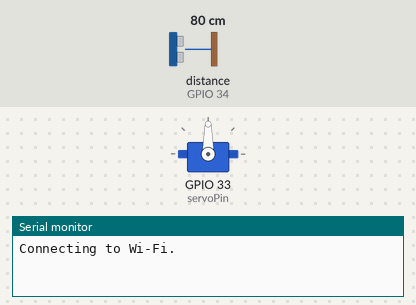
Recording of a sketch running on a simulated ESP32. Shown: servo, the last lines printed to the serial monitor. Wiring (inferred from the names in the program): ultrasonic range finder: trigger GPIO 32; echo GPIO 34. The test bench sets the inputs (shaded band); at power-on: distance to the obstacle (sensor on GPIO 34) 80 cm. The echo pulse lasts 58.3 µs per cm; WiFi joins after 1.5 s; servers stay silent unless stated.

Above: at 0.1 s.
At 2.6 s:
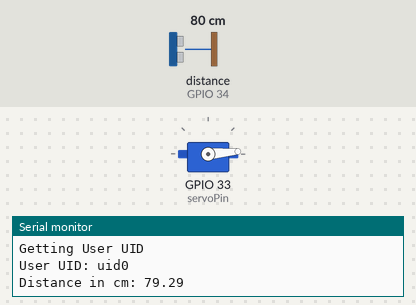
At 18.7 s:
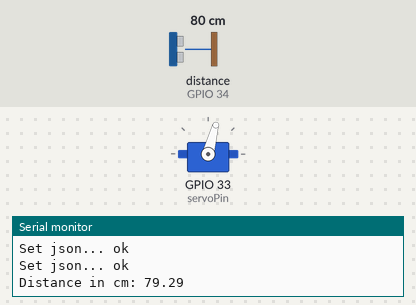
At 38.4 s:
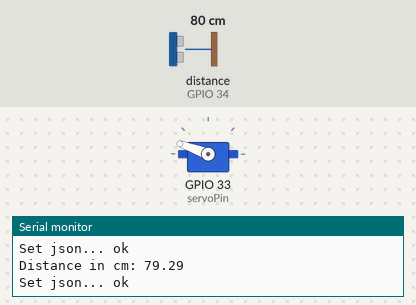
Timing chart, 0 to 40.0 s (numbered marks = the images above):
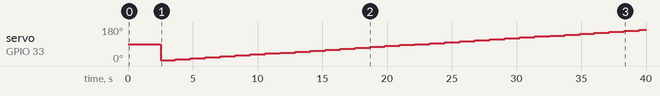

Measured:
- by itself, servo on GPIO 33 (servoPin): 90° → 5° at 2.5 s, → 10° 1.2 s later, → 15° 1.2 s later, → 20° 1.2 s later, … (33 changes in this stretch)

The sketch:

code.ino
```cpp
//Servo
#include <Servo.h>
static const int servoPin = 33;
Servo servo1;
int pos = 0;

//Ultrasonics sensor
const int trigPin = 32;
const int echoPin = 34;

//define sound speed in cm/uS
#define SOUND_SPEED 0.034
#define CM_TO_INCH 0.393701

long duration;
float distanceCm;
float distanceInch;

//Tilt sensor


#define wifiLedPin 2

//Firebase
#include <Arduino.h>
#include <WiFi.h>
#include <FirebaseESP32.h>
// Provide the token generation process info.
#include <addons/TokenHelper.h>
// Provide the RTDB payload printing info and other helper functions.
#include <addons/RTDBHelper.h>
/* 1. Define the WiFi credentials */
#define WIFI_SSID "Autobonics_4G"
#define WIFI_PASSWORD "autobonics@27"
// For the following credentials, see examples/Authentications/SignInAsUser/EmailPassword/EmailPassword.ino
/* 2. Define the API Key */
#define API_KEY "AIzaSyAGgaTx60-oYH2pOHT5t_3TE009BLIYwqs"
/* 3. Define the RTDB URL */
#define DATABASE_URL "https://accident-detection-c160e-default-rtdb.asia-southeast1.firebasedatabase.app/" //<databaseName>.firebaseio.com or <databaseName>.<region>.firebasedatabase.app
/* 4. Define the user Email and password that alreadey registerd or added in your project */
#define USER_EMAIL "device2@gmail.com"
#define USER_PASSWORD "autobonics@123"
// Define Firebase Data object
FirebaseData fbdo;
FirebaseAuth auth;
FirebaseConfig config;
unsigned long sendDataPrevMillis = 0;
// Variable to save USER UID
String uid;
//Databse
String path;


unsigned long printDataPrevMillis = 0;


void setup() {

  Serial.begin(115200); // Starts the serial communication
  pinMode(trigPin, OUTPUT); // Sets the trigPin as an Output
  pinMode(echoPin, INPUT); // Sets the echoPin as an Input

  servo1.attach(servoPin);

  pinMode(wifiLedPin, INPUT);
  digitalWrite(wifiLedPin, LOW);

  //WIFI
  WiFi.begin(WIFI_SSID, WIFI_PASSWORD);
  Serial.print("Connecting to Wi-Fi");
  unsigned long ms = millis();
  while (WiFi.status() != WL_CONNECTED)
  {
    Serial.print(".");
    delay(300);
  }
  digitalWrite(wifiLedPin, HIGH);
  Serial.println();
  Serial.print("Connected with IP: ");
  Serial.println(WiFi.localIP());
  Serial.println();

  //FIREBASE
  Serial.printf("Firebase Client v%s\n\n", FIREBASE_CLIENT_VERSION);
  /* Assign the api key (required) */
  config.api_key = API_KEY;

  /* Assign the user sign in credentials */
  auth.user.email = USER_EMAIL;
  auth.user.password = USER_PASSWORD;

  /* Assign the RTDB URL (required) */
  config.database_url = DATABASE_URL;

  /* Assign the callback function for the long running token generation task */
  config.token_status_callback = tokenStatusCallback; // see addons/TokenHelper.h

  // Limit the size of response payload to be collected in FirebaseData
  fbdo.setResponseSize(2048);

  Firebase.begin(&config, &auth);

  // Comment or pass false value when WiFi reconnection will control by your code or third party library
  Firebase.reconnectWiFi(true);

  Firebase.setDoubleDigits(5);

  config.timeout.serverResponse = 10 * 1000;

  // Getting the user UID might take a few seconds
  Serial.println("Getting User UID");
  while ((auth.token.uid) == "") {
    Serial.print('.');
    delay(1000);
  }
  // Print user UID
  uid = auth.token.uid.c_str();
  Serial.print("User UID: ");
  Serial.println(uid);

  path = "devices/" + uid + "/reading";
}

void loop() {
  readDistance();
  printData();
  updateData();
}

bool isIncrementing  = false;

void updateData() {
  if (Firebase.ready() && (millis() - sendDataPrevMillis > 100 || sendDataPrevMillis == 0))
  {
    runServo();
    sendDataPrevMillis = millis();
    FirebaseJson json;
    json.set("p", pos);
    json.set("d", distanceCm);
    json.set(F("ts/.sv"), F("timestamp"));
    Serial.printf("Set json... %s\n", Firebase.RTDB.set(&fbdo, path.c_str(), &json) ? "ok" : fbdo.errorReason().c_str());
    Serial.println("");
  }
}


void runServo(){
  if(pos == 0){
    isIncrementing = true;
  } else if(pos == 180){
    isIncrementing = false;
  }
  if(isIncrementing){
    pos+=5;
  } else {
    pos-=5;
  }
  servo1.write(pos);
}


void printData() {
  if (millis() - printDataPrevMillis > 2000 || printDataPrevMillis == 0)
  {
    printDataPrevMillis = millis();
    Serial.print("Distance in cm: ");
    Serial.println(distanceCm);
  }
}


void readDistance() {
  // Clears the trigPin
  digitalWrite(trigPin, LOW);
  delayMicroseconds(2);
  // Sets the trigPin on HIGH state for 10 micro seconds
  digitalWrite(trigPin, HIGH);
  delayMicroseconds(10);
  digitalWrite(trigPin, LOW);

  // Reads the echoPin, returns the sound wave travel time in microseconds
  duration = pulseIn(echoPin, HIGH);

  // Calculate the distance
  distanceCm = duration * SOUND_SPEED/2;

  // Convert to inches
  distanceInch = distanceCm * CM_TO_INCH;

  // Prints the distance in the Serial Monitor
  // Serial.print("Distance (cm): ");
  // Serial.println(distanceCm);
  // Serial.print("Distance (inch): ");
  // Serial.println(distanceInch);

  delay(1000);
}
```
